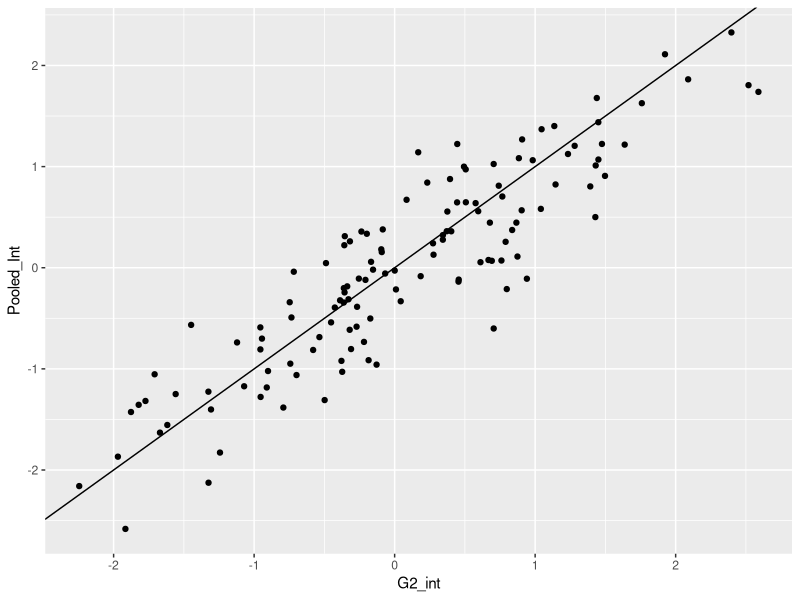
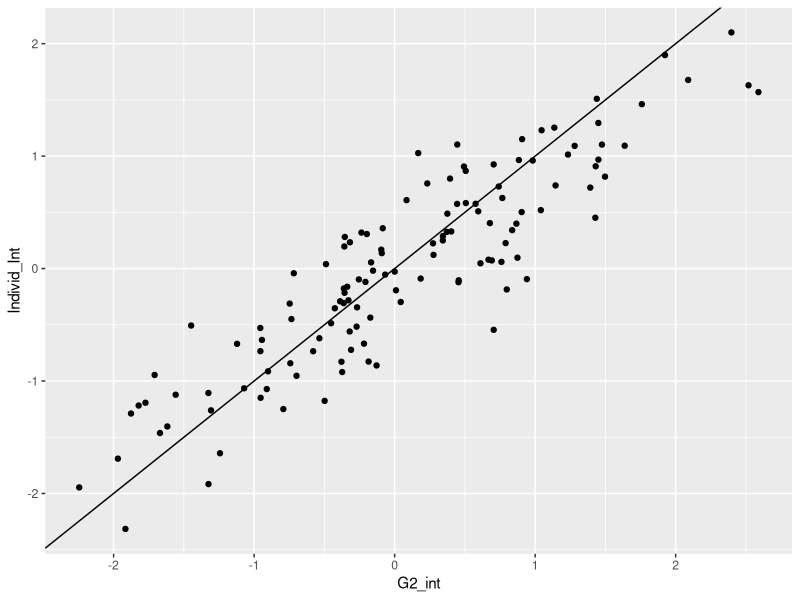
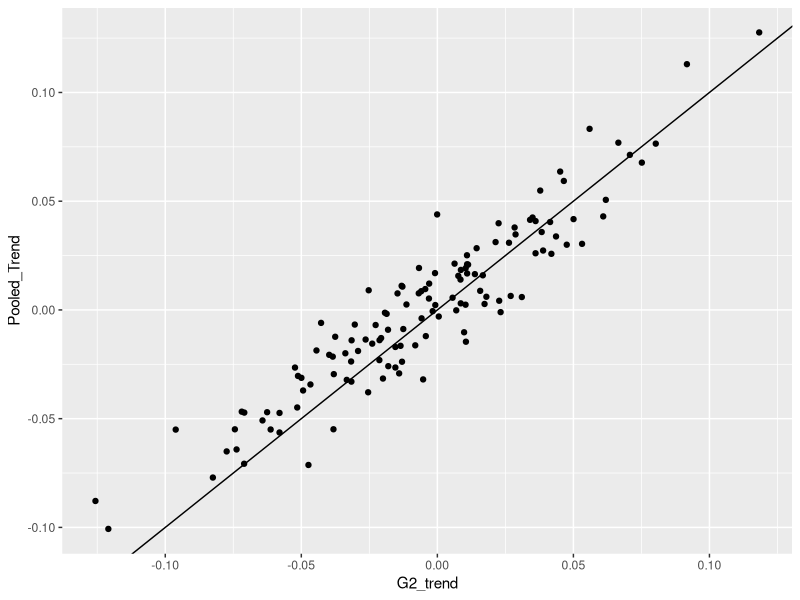
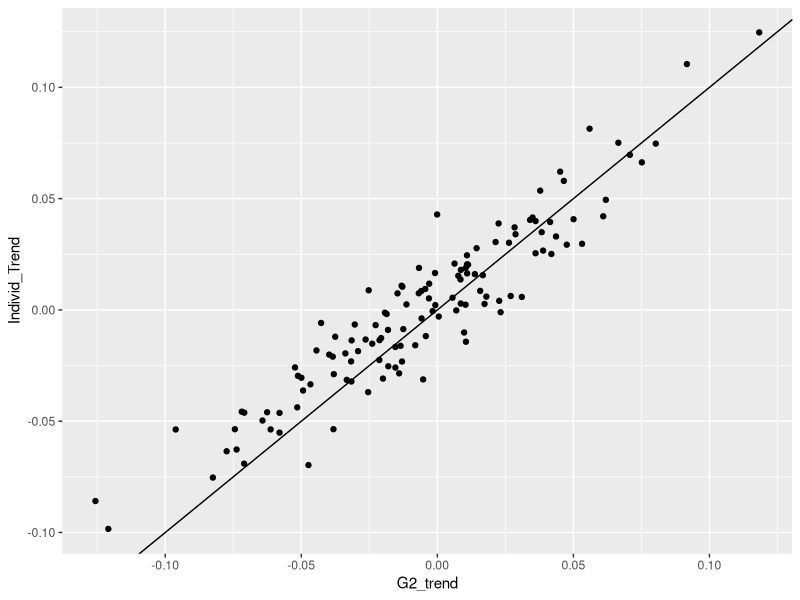

The R script that drew these images, in order:
rm(list = ls() )
library(tidyverse)
library(lme4)
library(emmeans)

n_G1 <- 16
n_G2 <- 8
n_Fa <- 4
n_t <- 30
n_reps <- 10
n_ID <- n_G1*n_reps

plots <- expand.grid(G1 = 1:n_G1, G2 = 1:n_G2, rep = 1:n_reps)

# G1 > G2 > ID
plots <- 
  plots %>% 
  mutate( G2 = factor(as.numeric(factor(paste( G1, G2))))) %>% 
  mutate( ID = factor(as.numeric(factor(paste( G2, rep )))))

plots <- 
  plots %>% left_join(
  plots %>% 
  distinct( G1) %>% 
  mutate( Fa = factor( sort(sample(1:n_Fa, n(), replace = T) )) ) 
)

plots %>% 
  group_by(Fa) %>% 
  summarise( n() , n_distinct(G1), n_distinct(G2), n_distinct(ID))

df <- expand.grid(ID = plots$ID, t = c(1:n_t)/10) %>% 
  arrange( ID, t ) %>% 
  left_join(plots )

nsizes <- df %>% 
  summarise( n_ID = n_distinct(ID), 
             n_G1 = n_distinct(G1), 
             n_G2 = n_distinct(G2), n_Fa = n_distinct(Fa))

df <- df %>% 
  ungroup() %>% 
  mutate( Fa_int = runif(nsizes$n_Fa, -1, 1)[Fa]) %>% 
  mutate( Fa_trend = runif(nsizes$n_Fa, -0.1, 0.1)[Fa]) %>% 
  mutate( G1_int = rnorm(nsizes$n_G1, 0, 1)[G1]) %>% 
  mutate( G1_trend = rnorm(nsizes$n_G1, 0, 0.01)[G1]) %>% 
  mutate( G2_int = rnorm(nsizes$n_G2, 0, 1)[G2]) %>% 
  mutate( G2_trend = rnorm(nsizes$n_G2, 0, 0.04)[G2])  %>% 
  mutate( ID_int = rnorm(nsizes$n_ID, 0, 1)[ID]) %>% 
  mutate( ID_trend = rnorm(nsizes$n_ID, 0, 0.02)[ID]) %>% 
  arrange( ID ) %>% 
  mutate( TotalIntcpt = Fa_int + G1_int + G2_int + ID_int , 
          TotalTrend = Fa_trend + G1_trend + G2_trend + ID_trend )

all_pars <- df %>% 
  select(-t) %>% 
  distinct()

sigma <- 0.1 
n <- nrow(df)

nrow(df)
n_distinct(df$ID)
sample_ids <- sample(1:1280, 200)

df_small <- df %>% 
  ungroup() %>% 
  #filter( ID %in% sample_ids) %>% 
  arrange(ID, t) %>% 
  mutate( y = TotalIntcpt + TotalTrend*t + rnorm( n(), 0, sd = sigma)) %>% 
  mutate( y2 = scale(y))

dfPooled <- df_small %>% 
  group_by(G1, G2, Fa, t) %>% 
  summarise(y_avg = mean(y)) %>% 
  ungroup()  %>% 
  mutate( y_avg2 =  scale(y_avg))

mPooled <- lmer(data = dfPooled, formula = y_avg ~ Fa*t + (t|G1) + (t|G2) )
mIndivid <- lmer(data = df_small, formula = y ~ Fa*t + (t|G1) + (t|G2) + (t|ID))

emtrends(mPooled, ~ Fa, "t")
emtrends(mIndivid, ~ Fa, "t")

all_pars %>% 
  distinct( Fa, Fa_int, Fa_trend) %>% 
  arrange( Fa )

pooled_blups <- ranef(mPooled)
individual_blups <- ranef(mIndivid)


CompareG1 <- all_pars %>%
  #filter( ID %in% sample_ids) %>% 
  select( starts_with('G1')) %>% 
  arrange( G1) %>% 
  distinct() %>% 
  bind_cols(pooled_blups$G1) %>% 
  bind_cols(individual_blups$G1) 

CompareG2 <- all_pars %>% 
  #filter( ID %in% sample_ids) %>% 
  select( starts_with('G2')) %>% 
  arrange( G2) %>% 
  distinct()  %>% 
  bind_cols(pooled_blups$G2) %>% 
  bind_cols(individual_blups$G2)

names( CompareG2  ) <- c('G2', 'G2_int', 'G2_trend', 'Pooled_Int', 'Pooled_Trend', 'Individ_Int', 'Individ_Trend')

CompareG2 %>% 
  ggplot() + geom_point( aes( x = G2_int, y = Pooled_Int )) + 
  geom_abline( aes( intercept = 0 , slope = 1))

CompareG2 %>% 
  ggplot() + geom_point( aes( x = G2_int, y = Individ_Int )) + 
  geom_abline( aes( intercept = 0 , slope = 1))

CompareG2 %>% 
  ggplot() + geom_point( aes( x = G2_trend, y = Pooled_Trend )) + 
  geom_abline( aes( intercept = 0 , slope = 1))

CompareG2 %>% 
  ggplot() + geom_point( aes( x = G2_trend, y = Individ_Trend )) + 
  geom_abline( aes( intercept = 0 , slope = 1))

df_small$yhat <- predict( mPooled , newdata =  df_small)

separate_fits <- df_small %>% 
  mutate( resid = y - yhat) %>% 
  group_by(G1, G2, Fa, ID ) %>% 
  summarise( intercept1 = coef( lm( y ~ t ))[1], 
             trend1 = coef(lm(y~ t))[2], 
             intercept2 = coef(lm( resid ~ t))[1], 
             trend2 = coef(lm(resid~t))[2])

separate_fits %>% 
  group_by( G2 ) %>% 
  summarise( 
    avg_resid_trend = mean(trend2), sd_resid_trend = sd(trend2), var_resid_trend = var(trend2), 
    avg_trend = mean(trend1), sd_trend1 = sd(trend1), var_trend1 = var(trend1), n = n())

separate_fits %>%
  group_by( G1, G2, Fa) %>% 
  summarise(n = n() , avg_trend = mean(trend2), sd_trend = sd(trend2), var_trend = var(trend2)) %>%
  ungroup() %>% 
  summarise( n(), avg_trend = mean(avg_trend), avg_var_trend = mean(var_trend), avg_sd_trend = sqrt(mean(var_trend)), mean_sd_trend = mean(sd_trend))

summary(mIndivid)
summary(mPooled)

VarCorr(mPooled)
( as.data.frame( VarCorr(mPooled) ) [7, ]$vcov )


sd( rnorm(100, 0, sd = 0.1) )
